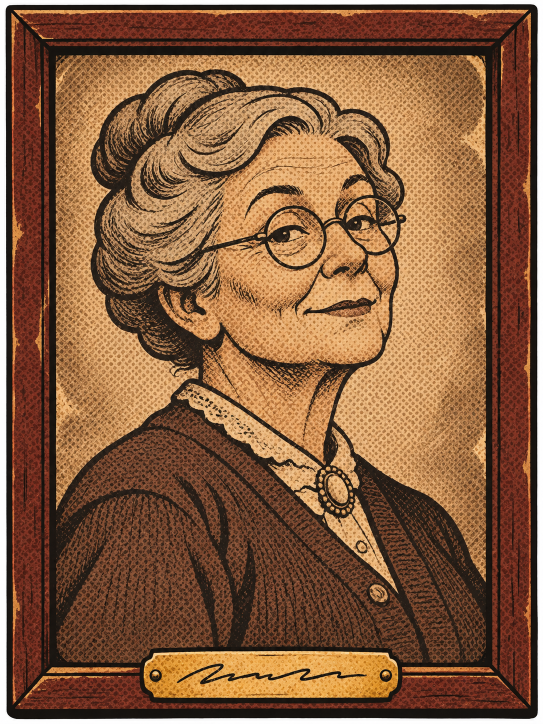
#> input picture decals/original/author.png, 1086 x 1448 px (shown at 1/2 size)
$ python clean_face.py ../decals/original/author.png ../decals/original/chalkmenu.png
#> lines starting #> are read from the running program, lines starting #| are printed output that depends on the picture; after the words box and inside, x2 and y2 are one past the last pixel; in counts of white or black regions, pixels touching at a corner belong together
"""Clean a ChatGPT face drawing for FRESHMAN's head texture.

The face kit layout is 2:1 (any size): face centered at x~25%, eye line at y~45%.
Drawings often come with a lighter panel, dark edges and a halftone strip; wrapped
around a head those read as a stripe. This keeps only the face (soft oval mask),
fills everything else with the face's own skin tone, and prints that tone so the
character's body skin can be set to match (CFG[key].skin in index.html).

usage: python3 clean_face.py input.png output.jpg
"""
import sys, statistics
from PIL import Image, ImageDraw, ImageFilter
W, H = 1774, 887
src, dst = sys.argv[1], sys.argv[2]
im = Image.open(src).convert('RGB').resize((W, H))
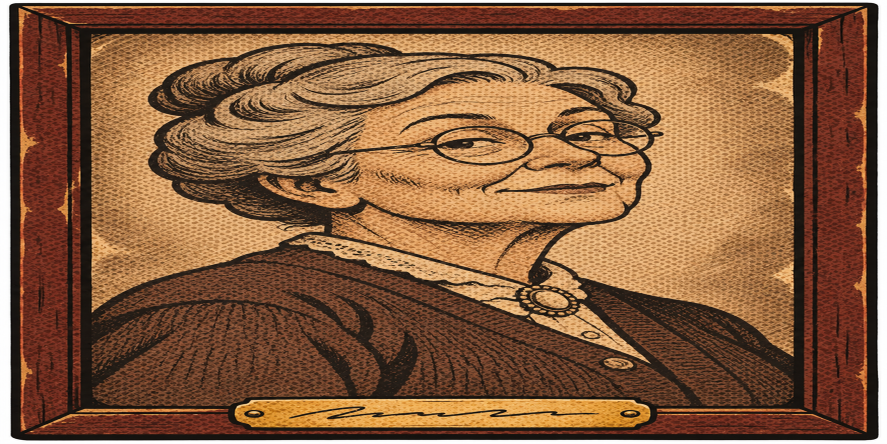
#> im: PIL image 1774x887 RGB (shown at 1/2 size); mean R, G, B 134.7, 93.2, 62.7
mask = Image.new('L', (W, H), 0); ImageDraw.Draw(mask).ellipse((235, 225, 665, 720), fill=255)
#> after `mask = Image.new('L', (W, H), 0)`: mask: PIL image 1774x887 L; every value is 0
#> after `ImageDraw.Draw(mask).ellipse((235, 225, 665, 720), fill=255)`:
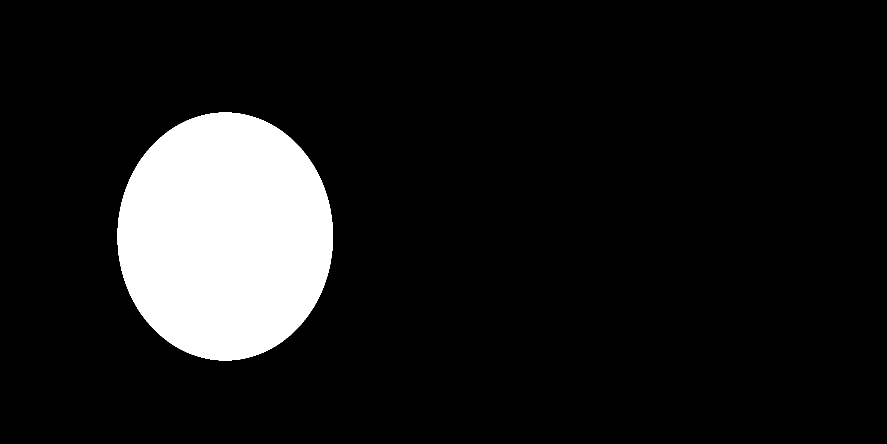
#> mask: PIL image 1774x887 L (shown at 1/2 size); 10.7% white; 1 white region, box (x1, y1, x2, y2) and area: (235, 225, 666, 721) 167808
mask = mask.filter(ImageFilter.GaussianBlur(30))
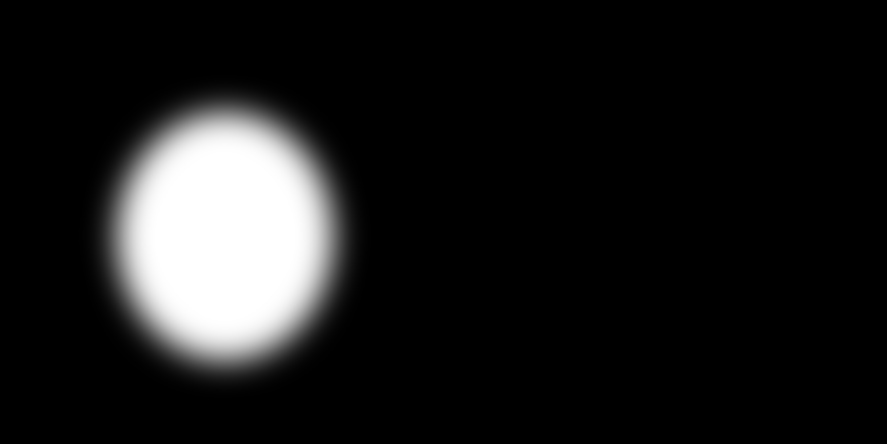
#> mask: PIL image 1774x887 L (shown at 1/2 size); min 0, max 255, mean 27.2
core = Image.new('L', (W, H), 0); ImageDraw.Draw(core).ellipse((280, 270, 620, 670), fill=255)
#> after `ImageDraw.Draw(core).ellipse((280, 270, 620, 670), fill=255)`:
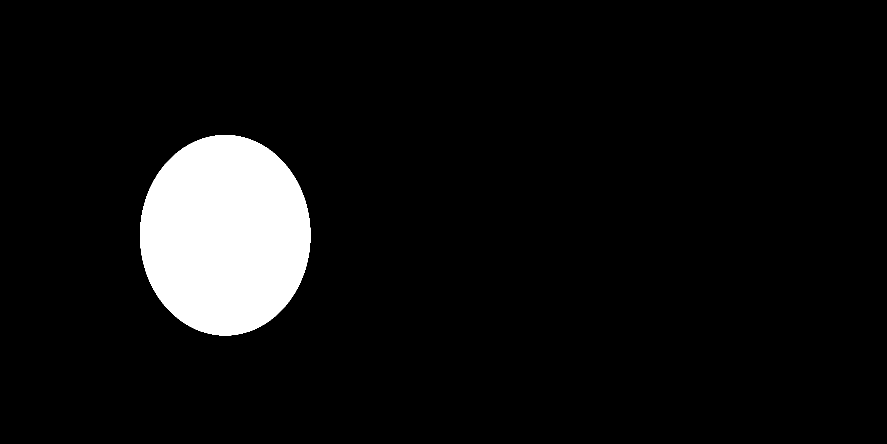
#> core: PIL image 1774x887 L (shown at 1/2 size); 6.8% white; 1 white region, box (x1, y1, x2, y2) and area: (280, 270, 621, 671) 107329
px = [im.getpixel((x, y)) for x in range(282, 620, 5) for y in range(272, 670, 5) if core.getpixel((x, y))]
#> px = 4295 items, first 6: (164, 111, 64), (213, 158, 96), (182, 125, 76), (213, 158, 103), (205, 146, 91), (159, 104, 61)
px.sort(key=sum); mid = px[int(len(px) * .35):int(len(px) * .8)]
#> after `mid = px[int(len(px) * 0.35):int(len(px) * 0.8)]`: mid = 1933 items, first 6: (88, 66, 46), (89, 65, 46), (96, 63, 42), (99, 62, 40), (104, 57, 40), (100, 63, 38)
c = tuple(int(statistics.median(p[i] for p in mid)) for i in range(3))
#> c = (145, 99, 61)
bg = Image.new('RGB', (W, H), c); bg.paste(im, (0, 0), mask)
#> after `bg = Image.new('RGB', (W, H), c)`:
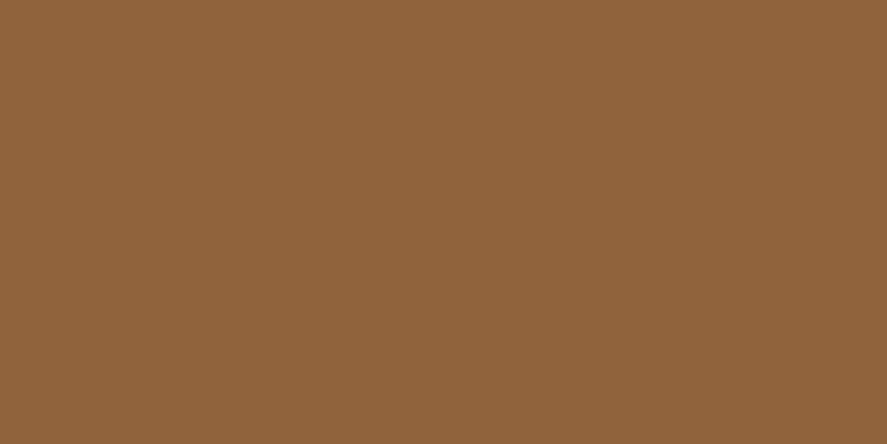
#> bg: PIL image 1774x887 RGB (shown at 1/2 size); mean R, G, B 145, 99, 61
#> after `bg.paste(im, (0, 0), mask)`:
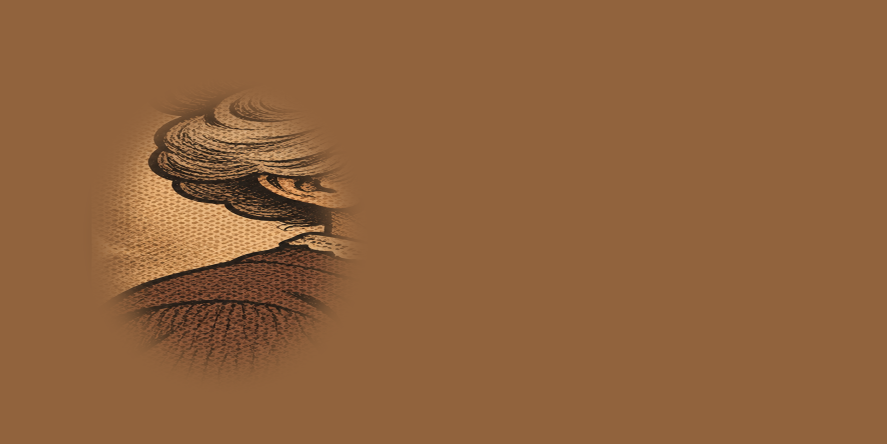
#> bg: PIL image 1774x887 RGB (shown at 1/2 size); mean R, G, B 143.6, 98.3, 61
bg.resize((1024, 512), Image.LANCZOS).save(dst, quality=86)
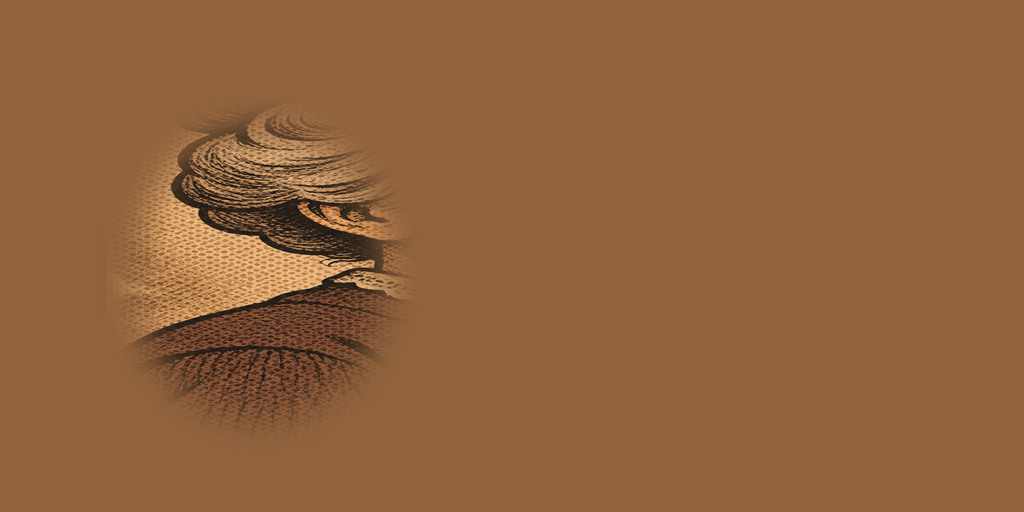
#> saved as chalkmenu.png: PIL image 1024x512 RGB; mean R, G, B 143.6, 98.3, 61
print('skin: 0x%02x%02x%02x' % c)
#> (printed output is left out)

$ run again, on decals/original/cork.png
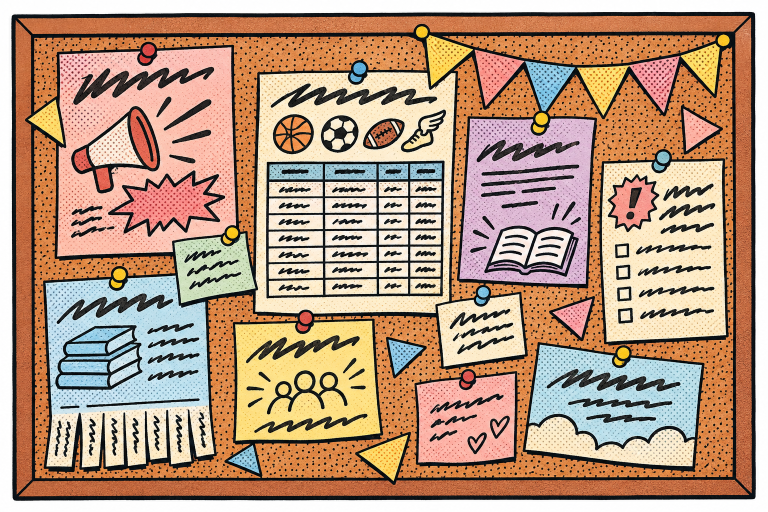
#> input picture decals/original/cork.png, 1536 x 1024 px (shown at 1/2 size)
#> `im = Image.open(src).convert('RGB').resize((W, H))`:
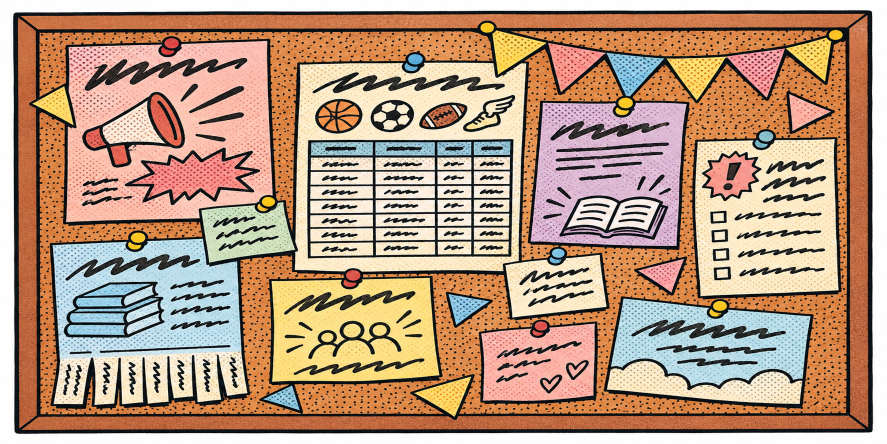
#> im: PIL image 1774x887 RGB (shown at 1/2 size); mean R, G, B 183.1, 151, 127
#> core: PIL image 1774x887 L; 6.8% white; 1 white region, box (x1, y1, x2, y2) and area: (280, 270, 621, 671) 107329
#> px = 4295 items, first 6: (249, 193, 174), (7, 15, 19), (234, 137, 75), (220, 134, 73), (183, 114, 65), (3, 10, 10)
#> mid = 1933 items, first 6: (226, 145, 80), (230, 146, 76), (234, 146, 72), (147, 169, 136), (231, 145, 76), (234, 144, 74)
#> c = (241, 196, 175)
#> `bg.resize((1024, 512), Image.LANCZOS).save(dst, quality=86)`:
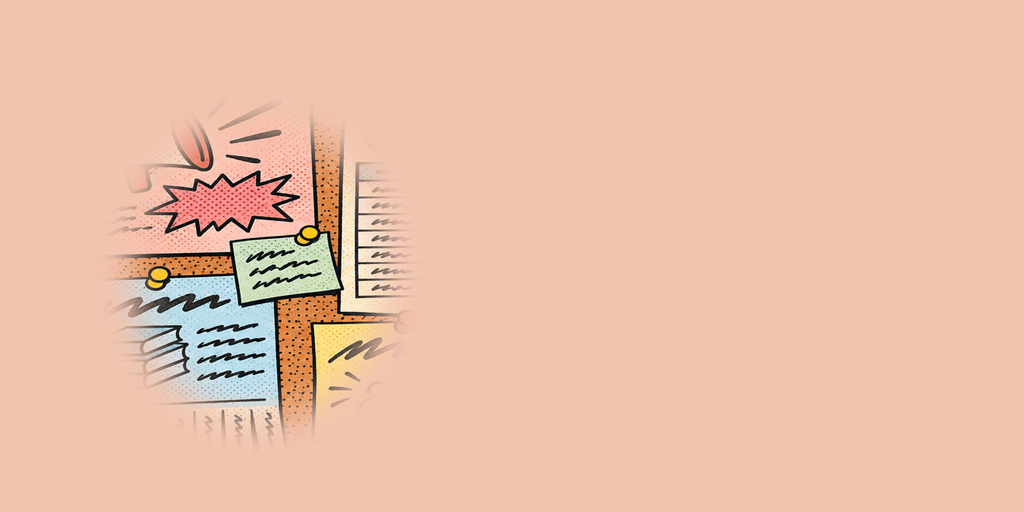
#> saved as cork.png: PIL image 1024x512 RGB; mean R, G, B 234.6, 191.9, 171
#> (printed output is left out)
